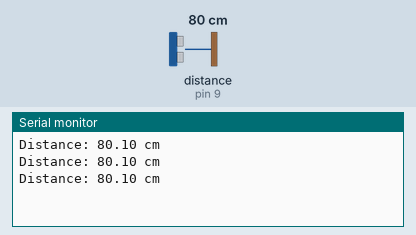
Simulated run of this sketch. Board: Arduino Uno, built with avr-gcc and run on an emulated ATmega328P. Shown: the last lines printed to the serial monitor. Wiring (inferred from the names in the program): ultrasonic range finder: trigger pin 10; echo pin 9. The inputs (shaded band) are chosen by the test bench; at power-on: distance to the obstacle (sensor on pin 9) 80 cm. The echo pulse lasts 58.3 µs per cm.

Above: at 1.3 s.
1.4 s: distance to the obstacle (sensor on pin 9) set to 2 cm
At 1.9 s:
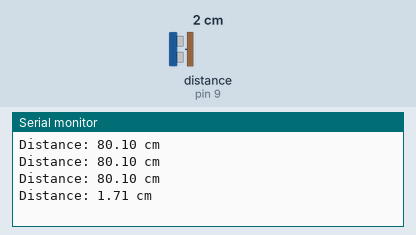
2.9 s: distance to the obstacle (sensor on pin 9) set to 4 cm
At 3.4 s:
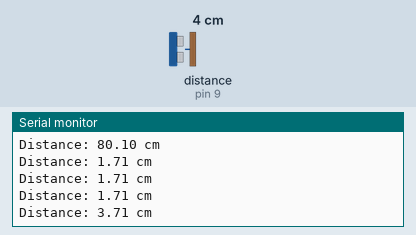
Timing chart, 0 to 5.9 s (numbered marks = the images above; inputs shaded):
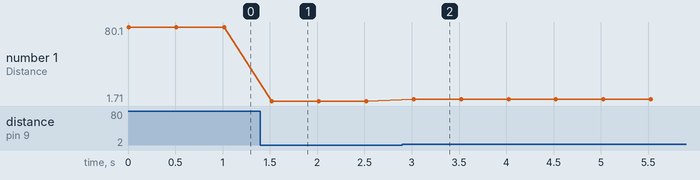

Measured:
- after the input at 1.4 s, the serial monitor: prints a new line after 0.12 s (image 1)
- after the input at 2.9 s, the serial monitor: prints a new line after 0.12 s (image 2)
- plotted number 1: 80.1 → 1.71 after the input at 1.4 s, 1.71 → 3.71 after the input at 2.9 s

The sketch:

ultrasonic-sensor.ino
```cpp
// Code for testing Ultrasonic Module

#define ECHOPIN 9    // Pin to receive echo pulse
#define TRIGPIN 10   // Pin to send trigger pulse

float distance = 0;

void setup()
{
  Serial.begin(9600);

  pinMode(ECHOPIN, INPUT);
  pinMode(TRIGPIN, OUTPUT);
}

void loop()
{
  // Start Ranging - Generating a trigger of 10us burst
  digitalWrite(TRIGPIN, LOW);
  delayMicroseconds(2);

  digitalWrite(TRIGPIN, HIGH);
  delayMicroseconds(10);
  digitalWrite(TRIGPIN, LOW);

  // Distance Calculation
  distance = pulseIn(ECHOPIN, HIGH);
  distance = distance / 58;

  // Display distance
  Serial.print("Distance: ");
  Serial.print(distance);
  Serial.println(" cm");

  delay(500);
}
```
